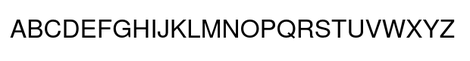
#> input picture abecedario.png, 470 x 61 px, shrunk from 620 x 81 before the run
$ python contornos.py
#> lines starting #> are read from the running program, lines starting #| are printed output that depends on the picture; after the words box and inside, x2 and y2 are one past the last pixel; in counts of white or black regions, pixels touching at a corner belong together; long printed decimals are rounded
import cv2
import numpy as np


abecedario_path = "abecedario.png"
letras_path = "prueba1.jpg"
#letras_path = "sopaNormal.jpg"


abc = cv2.imread(abecedario_path)
#> abc is the input picture: shape (61, 470, 3); min 0, max 255, mean 231.8
gray_abc = cv2.cvtColor(abc, cv2.COLOR_BGR2GRAY)


gray_abc = cv2.bilateralFilter(src=gray_abc, d=9, sigmaColor=75, sigmaSpace=75)
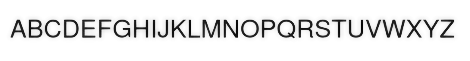
#> gray_abc: shape (61, 470); min 5, max 255, mean 233


abc_edged = cv2.Canny(gray_abc, 30, 200)
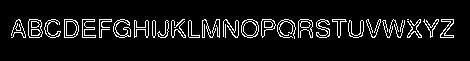
#> abc_edged: shape (61, 470); 7.9% white in thin lines or dots, all inside (x1, y1, x2, y2) = (11, 19, 454, 39)


abc_contours, abc_hierarchy = cv2.findContours(abc_edged, cv2.RETR_EXTERNAL, cv2.CHAIN_APPROX_SIMPLE)
#> abc_contours = 32 contours, 15 with area under 20; largest, box (x1, y1, x2, y2) and area: (241, 19, 259, 38) 258, (64, 19, 79, 38) 229, (28, 19, 43, 38) 226, (261, 19, 276, 38) 148, (113, 19, 131, 38) 125; abc_hierarchy = 32 rows, first 6: [1, -1, -1, -1], [2, 0, -1, -1], [3, 1, -1, -1], [4, 2, -1, -1], [5, 3, -1, -1], [6, 4, -1, -1]


abc_contours = sorted(abc_contours, key=lambda c: cv2.boundingRect(c)[0])


if len(abc_contours) == 0:
    print("No se encontraron contornos en la imagen del abecedario.")
    exit()
contour_A = abc_contours[0]
#> contour_A = contour of 68 points, box (x1, y1, x2, y2) (11, 19, 26, 38), area 5


imageOr = cv2.imread(letras_path)
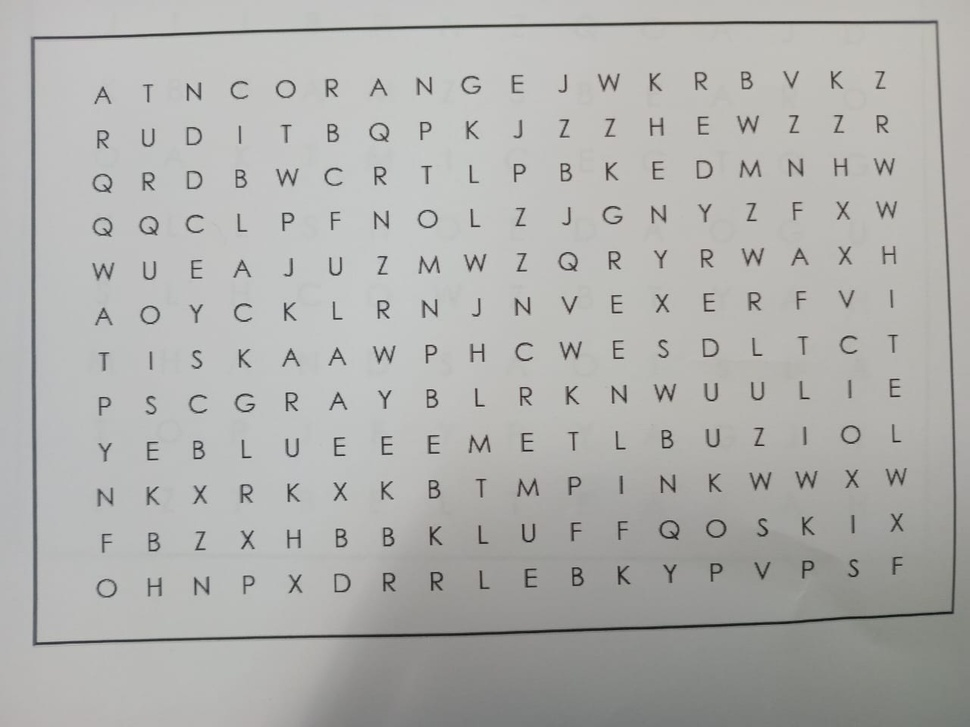
#> input picture prueba1.jpg, 970 x 727 px, shrunk from 1280 x 960 before the run
#> imageOr is the input picture: shape (727, 970, 3); mean B, G, R 173.3, 175.8, 175.6
image = cv2.imread(letras_path)

gray = cv2.cvtColor(image, cv2.COLOR_BGR2GRAY)


gray = cv2.bilateralFilter(src=gray, d=9, sigmaColor=75, sigmaSpace=75)
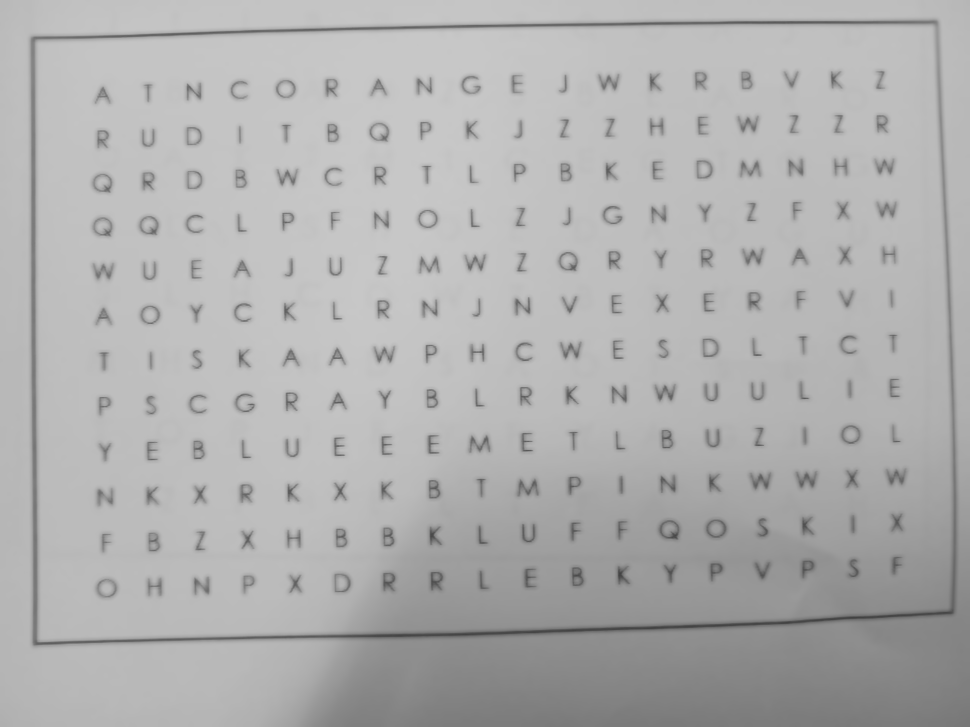
#> gray: shape (727, 970); min 65, max 200, mean 175.8


edged = cv2.Canny(gray, 30, 200)
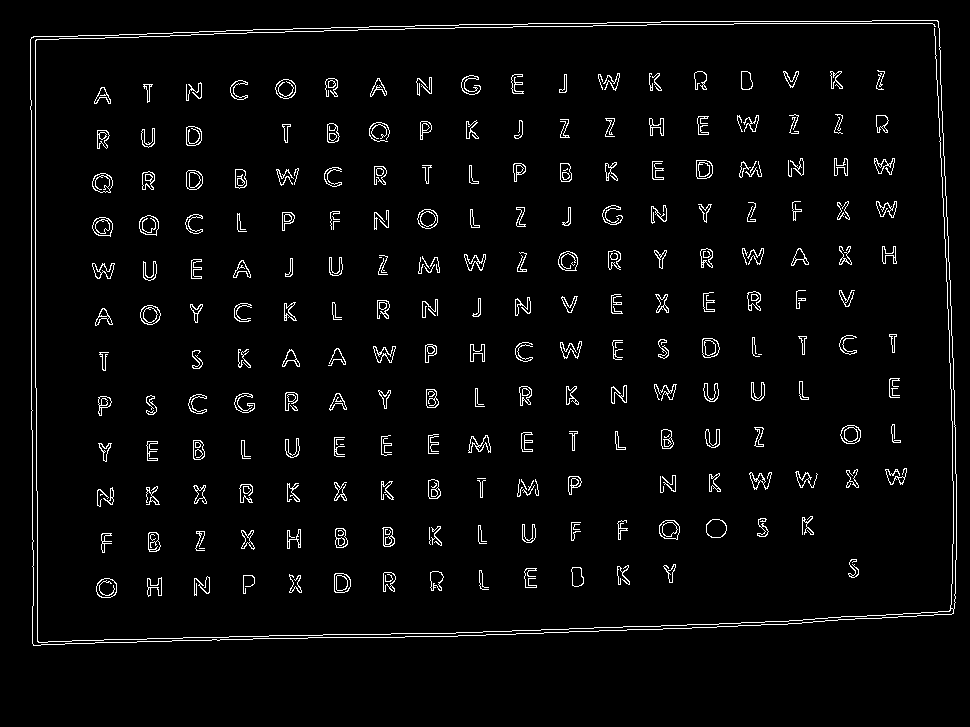
#> edged: shape (727, 970); 3.3% white in thin lines or dots, all inside (x1, y1, x2, y2) = (30, 20, 957, 646)


contours, hierarchy = cv2.findContours(edged, cv2.RETR_EXTERNAL, cv2.CHAIN_APPROX_SIMPLE)
#> contours = 1 contour; box (x1, y1, x2, y2) and area: (30, 20, 957, 646) 556720

contours = sorted(contours, key=lambda c: cv2.boundingRect(c)[0])

match_threshold = 0.33

for c in contours:

    if cv2.contourArea(c) < 50:
        continue


    similarity = cv2.matchShapes(contour_A, c, cv2.CONTOURS_MATCH_I1, 0.0)
    print("Similitud:", similarity)
    if similarity < match_threshold:
        print("Contorno similar a 'A' detectado")

        hull = cv2.convexHull(c)

        (x_center, y_center), radius = cv2.minEnclosingCircle(hull)
        center = (int(x_center), int(y_center))
        radius = int(radius)
        cv2.circle(imageOr, center, radius, (0, 255, 0), 2)


        """ rect = cv2.minAreaRect(c)
        box = cv2.boxPoints(rect)
        box = np.array(box, dtype=np.int32)
        cv2.drawContours(imageOr, [box], 0, (0, 255, 0), 2) """
#> this loop made 1 pass
#| Similitud: 3.230

# Mostrar el resultado
#cv2.imshow("Abecedario Edged", abc_edged)
cv2.imshow("Letras con la A Encerrada", imageOr)
cv2.imshow("Bordes", edged)
cv2.waitKey(0)
cv2.destroyAllWindows()
